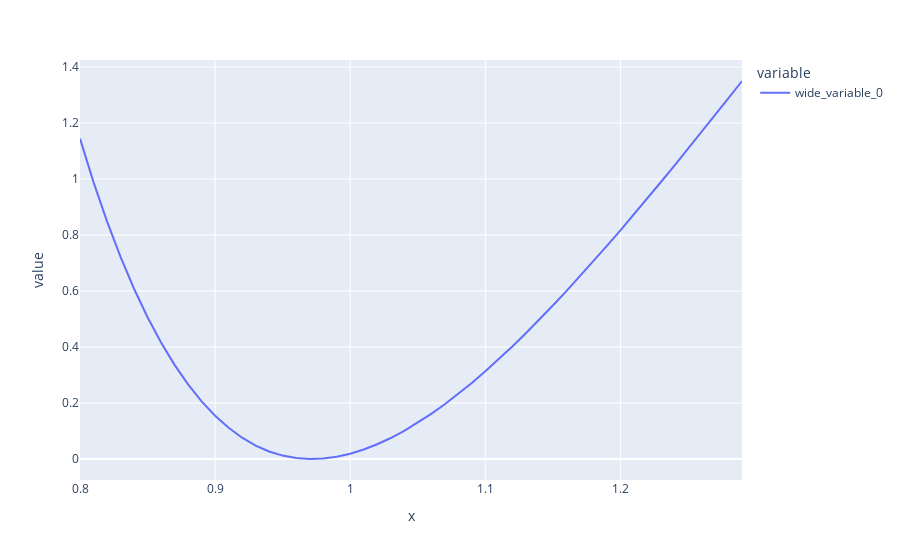

The cell this chart's notebook holds for it:
### Code cell
import plotly.express as px

fig = px.line(x=dist, y=[en])

fig.show()

### Figure 1 — Plotly figure (JSON) as saved in the notebook; plotly's stock layout.template omitted (floating-point values rounded to 4 significant figures)
{"data": [{"hovertemplate": "variable=wide_variable_0<br>x=%{x}<br>value=%{y}<extra></extra>", "legendgroup": "wide_variable_0", "line": {"color": "#636efa", "dash": "solid"}, "marker": {"symbol": "circle"}, "mode": "lines", "name": "wide_variable_0", "orientation": "v", "showlegend": true, "type": "scatter", "x": [0.8, 0.81, 0.82, 0.83, 0.84, 0.85, 0.86, 0.87, 0.88, 0.89, 0.9, 0.91, 0.92, 0.93, 0.94, 0.95, 0.96, 0.97, 0.98, 0.99, 1.0, 1.01, 1.02, 1.03, 1.04, 1.05, 1.06, 1.07, 1.08, 1.09, 1.1, 1.11, 1.12, 1.13, 1.14, 1.15, 1.16, 1.17, 1.18, 1.19, 1.2, 1.21, 1.22, 1.23, 1.24, 1.25, 1.26, 1.27, 1.28, 1.29], "xaxis": "x", "y": [1.144, 0.989, 0.8486, 0.7219, 0.6081, 0.5064, 0.416, 0.3362, 0.2664, 0.206, 0.1545, 0.1113, 0.076, 0.04801, 0.02689, 0.01215, 0.003338, 0, 0.001731, 0.008165, 0.01898, 0.03388, 0.0526, 0.0749, 0.1006, 0.1293, 0.161, 0.1955, 0.2324, 0.2718, 0.3133, 0.3568, 0.4022, 0.4493, 0.498, 0.5481, 0.5996, 0.6523, 0.7062, 0.7611, 0.8169, 0.8736, 0.9311, 0.9893, 1.048, 1.108, 1.168, 1.228, 1.289, 1.35], "yaxis": "y"}], "layout": {"autosize": true, "legend": {"title": {"text": "variable"}, "tracegroupgap": 0}, "margin": {"t": 60}, "xaxis": {"anchor": "y", "autorange": true, "domain": [0, 1], "range": [0.8, 1.29], "title": {"text": "x"}, "type": "linear"}, "yaxis": {"anchor": "x", "autorange": true, "domain": [0, 1], "range": [-0.075, 1.425], "title": {"text": "value"}, "type": "linear"}}}
